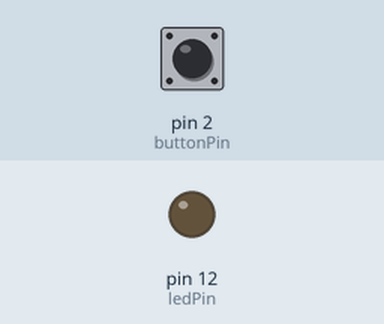
A sketch run on a simulated Arduino Uno, built with avr-gcc and run on an emulated ATmega328P. Parts: output pins drawn as LEDs (lit = HIGH). Inputs (shaded band) come from the test bench; at power-on: pin 2 (buttonPin) LOW.

Above: at 1.2 s.
1.3 s: pin 2 (buttonPin) pulled HIGH for 0.15 s
At 2.5 s:
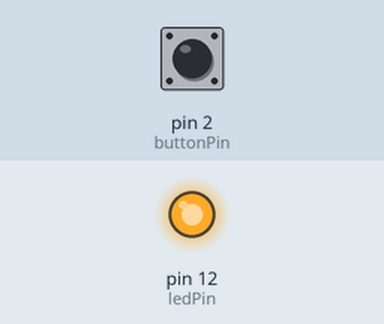
2.9 s: pin 2 (buttonPin) pulled HIGH for 1 s
At 3.8 s:
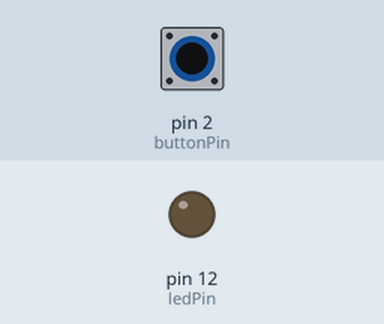
5.4 s: pin 2 (buttonPin) pulled HIGH for 3.2 s
At 5.8 s:
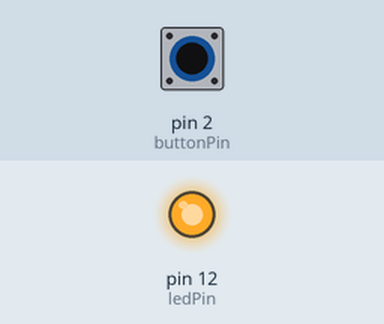
Timing chart, 0 to 8.4 s (numbered marks = the images above; inputs shaded):
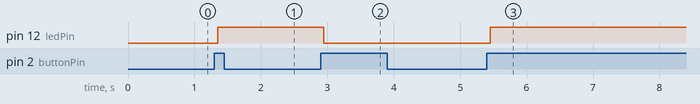

The sketch:

Pushbutton.ino
```cpp
const int buttonPin = 2;
const int ledPin = 12;

const unsigned long debounceDelay = 50;

int buttonState = LOW;
int lastButtonState = LOW;
unsigned long lastDebounceTime = 0;

enum LedState {
  OFF = LOW,
  ON = HIGH
};

void setup() {
  pinMode(ledPin, OUTPUT);
  pinMode(buttonPin, INPUT);
  digitalWrite(ledPin, OFF);
}

void loop() {
  int reading = digitalRead(buttonPin);

  // Check if the button state has changed
  if (reading != lastButtonState) {
    lastDebounceTime = millis();  // Reset debounce timer
  }

  if ((millis() - lastDebounceTime) > debounceDelay) {
    // If the button state has changed
    if (reading != buttonState) {
      buttonState = reading;

      // Only toggle LED if the button is pressed
      if (buttonState == HIGH) {
        toggleLed();
      }
    }
  }

  lastButtonState = reading;  // Update the last button state
}

void toggleLed() {
  int currentState = digitalRead(ledPin);
  digitalWrite(ledPin, currentState == ON ? OFF : ON);
}
```

Measured:
- after the input at 1.3 s, pin 12 (ledPin): LOW → HIGH after 0.05 s
- after the input at 2.9 s, pin 12 (ledPin): HIGH → LOW after 0.05 s
- after the input at 5.4 s, pin 12 (ledPin): LOW → HIGH after 0.05 s
